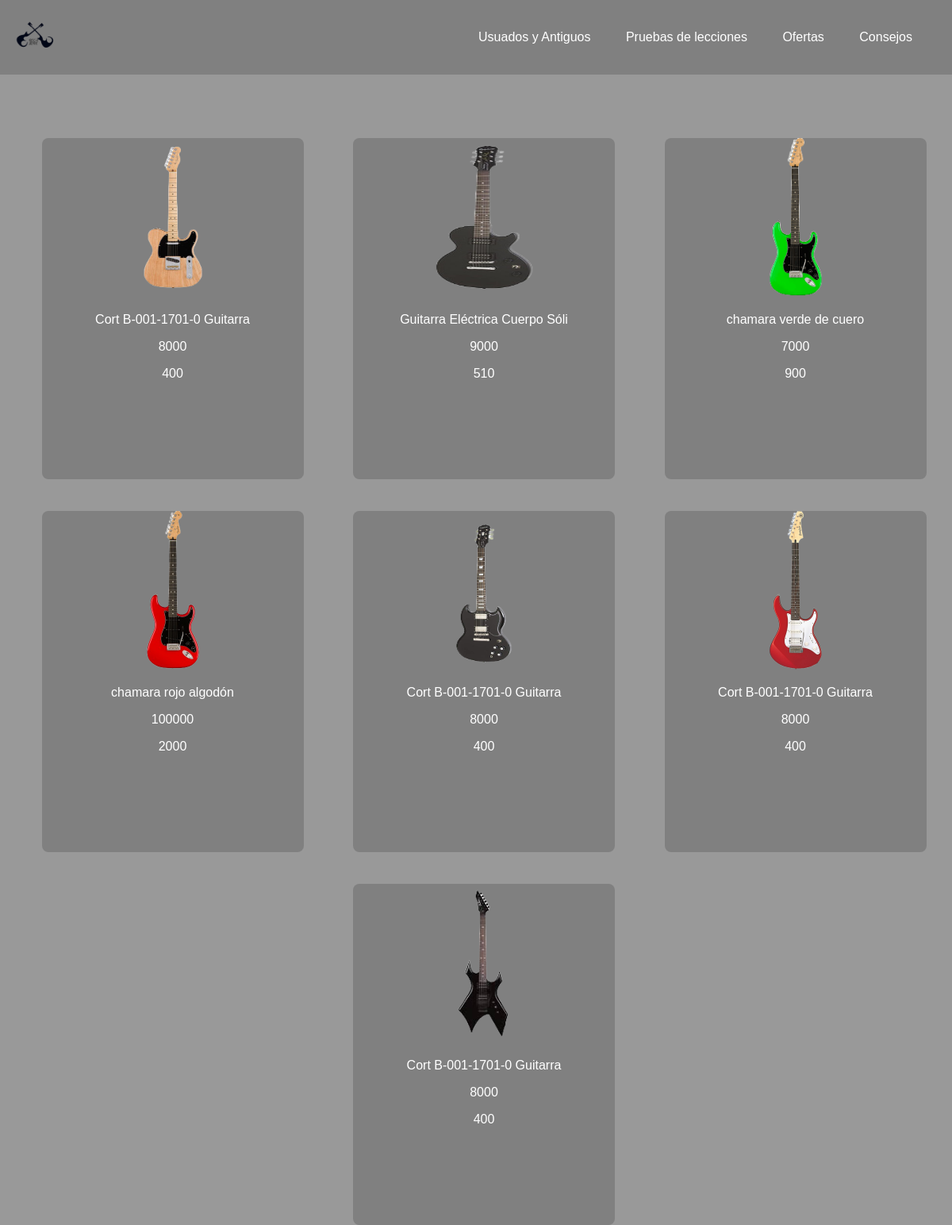
The page / on the database its author committed.
### tables this page shows
CREATE TABLE `imagenes` (
  `idimagenes` int(11) NOT NULL,
  `foto` varchar(100) NOT NULL,
  `nombre` varchar(30) NOT NULL,
  `mexica` float NOT NULL,
  `usd` float NOT NULL,
  `descricion` varchar(500) NOT NULL,
  `fecha` date NOT NULL,
  `ofetar` float NOT NULL,
  `des` float NOT NULL
);

### index.php (the view, shortened to what this page needs)
<?php
include ('conexion.php');
?>
<!DOCTYPE html>
<html lang="en">
<head>
</head>
<body>
<div class="mago">
<?php
$sql = "SELECT * FROM imagenes";
$res = mysqli_query($conn, $sql);
$count = mysqli_num_rows($res);
if($count>0)
{
    while($row=mysqli_fetch_assoc($res))
    {
        $idimagenes = $row['idimagenes'];
        $foto = $row['foto'];
        $nombre =$row['nombre'];
        $mexica = $row['mexica'];
        $usd = $row['usd'];
        ?>
        <div class="contenedor">
          <div class="con_img">
          <a href="producto.php?id=<?=$idimagenes?>"><img src="img/<?php echo $foto;?>"  width="200" height="200"></a>
            <div>
              <a href=""><p><?php echo $nombre;?></p></a>
              <a href=""><p><?php echo $mexica;?></p></a>
              <a href=""><p><?php echo $usd;?></p></a>
            </div>
          </div>
        </div>
        <?php
        }
      }
      ?>
</div>
</body>
</html>

### css/estilo.css (style rules this page uses)
body { font-family:sans-serif; margin: 0; background: #999; }
a { text-decoration: none; color:white; }
header { display: flex; min-height: 70px; justify-content: space-between; background-color: gray; align-items: center; padding: 10px; }
.logo { display: flex; align-items: center; }
.logo img { height: 70px; margin-right: 30px; }
nav a { list-style-type:none; display: inline-block; padding: 10px 20px; }
nav { padding: 10px 20px; text-decoration: none; }

### mago/mando.css (style rules this page uses)
.mago { width: 100%; max-width: 1200px; height: 430px; display: flex; flex-wrap: wrap; justify-content: center; margin: auto; margin-top: 50px; padding: 10px; justify-content: space-evenly; }
.mago .contenedor { width: 330px; height: 430px; border-radius: 8px; box-shadow: 0 2px 2ox rgb(0, 0, 0, 0.2); overflow: hidden; margin:20px; text-align: center; transition: all 0.25s; background-color: grey; }
.con_img img { align-items: center; justify-content: center; }
p { justify-content: center; text-align: center; }

### prod/produ.css (style rules this page uses)
p { flex-direction: column; font-family: Arial; justify-content: space-evenly; }

### rows shown on the page
imagenes: foto (picture), nombre "Cort B-001-1701-0 Guitarra", mexica "8000", usd "400"
imagenes: foto (picture), nombre "Guitarra Eléctrica Cuerpo Sóli", mexica "9000", usd "510"
imagenes: foto (picture), nombre "chamara verde de cuero", mexica "7000", usd "900"
imagenes: foto (picture), nombre "chamara rojo algodón", mexica "100000", usd "2000"
imagenes: foto (picture), nombre "Cort B-001-1701-0 Guitarra", mexica "8000", usd "400"
imagenes: foto (picture), nombre "Cort B-001-1701-0 Guitarra", mexica "8000", usd "400"
imagenes: foto (picture), nombre "Cort B-001-1701-0 Guitarra", mexica "8000", usd "400"
